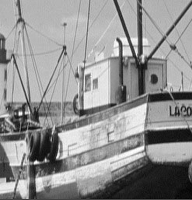
#> input picture data/fishing_boat.bmp, 192 x 200 px
$ jupyter execute lasso.ipynb
#> lines starting #> are read from the running program, lines starting #| are printed output that depends on the picture
[cell 1]
import matplotlib.pyplot as plt
import numpy as np
from PIL import Image
from sklearn.linear_model import Lasso
from sklearn.metrics import mean_squared_error

[cell 2]
# Functions to compute alpha and beta
def get_alpha(u, P):
    if u == 1:
        return np.sqrt(1/P)
    else:
        return np.sqrt(2/P)

def get_beta(v, Q):
    if v == 1:
        return np.sqrt(1/Q)
    else:
        return np.sqrt(2/Q)

[cell 3]
# Function to get the basis chip
def get_basis_chip(u, v, P=8, Q=8):

    # Compute alpha and beta
    a_u = get_alpha(u, P)
    b_v = get_beta(v, Q)

    # Create empty basis chip
    basis_chip = np.zeros((P, Q))

    # Calculate the basis chip
    for x in range(1, P+1):
        for y in range(1, Q+1):
            basis_chip[y-1, x-1] = a_u * b_v * np.cos(np.pi * (2 * x - 1) * (u - 1) / (2 * P)) * np.cos(np.pi * (2 * y - 1) * (v - 1) / (2 * Q))

    # Return the basis chip with the right orientation
    return basis_chip

[cell 4]
# Function to calculate convert basis chip into basis vector
def get_basis_vector_matrix(K=8):
    num_basis_vectors = K**2

    # Initialize the 64x64 basis vector matrix
    basis_vector_matrix = np.zeros((num_basis_vectors, num_basis_vectors))

    # Get all basis chips and rasterize them into column vectors
    index = 0
    for u in range(1, K + 1):
        for v in range(1, K + 1):
            # Get the basis chip
            basis_chip = get_basis_chip(u, v, P=K, Q=K)

            # Rasterize the basis chip into a column vector
            basis_vector_matrix[:, index] = basis_chip.flatten(order='F')
            index += 1

    return basis_vector_matrix

[cell 5]
# Generate the 8x8 corrupted image block (chip)
def generate_corrupted(S=30, block_size=8, block=None):
    # Generate the mask
    total_pixels = block_size * block_size
    indices = np.random.choice(total_pixels, S, replace=False)

    # Normalize the grayscale block to the range 0–255
    block_normalized = (block - block.min()) / (block.max() - block.min()) * 255
    block_normalized = block_normalized.astype(np.uint8)

    # Generate a mask and set missing pixel intensities to NaN
    mask = np.zeros((block_size, block_size), dtype=bool)
    for index in indices:
        row, col = divmod(index, block_size)
        mask[row, col] = True

    # Sets corrupted pixels to NaN
    nan_block = block.astype(float)
    nan_block[~mask] = np.nan

    return nan_block, mask

[cell 6]
def display_top_10_basis_chips(kappa_est):
    # Get indices of the 10 largest magnitude weights
    top_10_indices = np.argsort(np.abs(kappa_est))[-10:]
    top_10_weights = kappa_est[top_10_indices]

    # Determine u and v values
    u_values = top_10_indices // 8 + 1
    v_values = top_10_indices % 8 + 1

    # Plot the 10 basis chips
    fig, axes = plt.subplots(2, 5, figsize=(15, 5))
    fig.suptitle("Top 10 Basis Chips with Highest Weights")

    for i, ax in enumerate(axes.flatten()):
        u, v, weight = u_values[i], v_values[i], top_10_weights[i]

        basis_chip = get_basis_chip(u, v, P=8, Q=8)

        ax.imshow(basis_chip, cmap="gray")
        ax.set_title(f"(u, v) = ({u}, {v}), w={weight:.3f}")
        ax.axis("off")

    plt.show()

[cell 7]
def apply_lasso_reconstruction(B, block, mask, alpha):
    # Flatten block and mask
    C = block.flatten(order='F')
    sampling_mask = mask.flatten(order='F')

    # Create A and D matrices
    D = C[sampling_mask]
    A = B[sampling_mask, :]

    # Apply LASSO regression
    lasso = Lasso(alpha=alpha, fit_intercept=False)
    lasso.fit(A, D)
    kappa_est = lasso.coef_
    intercept = lasso.intercept_

    # Reconstruct image chip
    C_hat = B @ kappa_est + intercept
    C_hat = C_hat.reshape(8, 8, order='F')

    return C_hat, kappa_est

[cell 8]
# Load image
image_path = '../data/fishing_boat.bmp'
image = Image.open(image_path).convert('L')
#> image is the input picture: PIL image 192x200 L; min 2, max 255, mean 145.5

# Convert the image to a numpy array
image_array = np.array(image)

[cell 9]
# Display the 8x8 block with the top-left pixel at (x, y) = (x*, y*)
x_star = 8 * (4-1) + 1
y_star = 8 * (2-1) + 1

# Get the 8x8 block
block_size = 8
x_start = x_star - 1
y_start = y_star - 1

# Get the block end coordinates
x_end = min(x_start + block_size, image_array.shape[0])
#> x_end = 32
y_end = min(y_start + block_size, image_array.shape[1])
#> y_end = 16

# Gets the 8x8 block
block = image_array[x_start:x_end, y_start:y_end]

plt.imshow(block, cmap='gray', extent=(y_star, y_star + block_size, x_star + block_size, x_star))
plt.title(f"8x8 Block with Top-Left Corner at ({x_star}, {y_star})")
plt.xlabel("y")
plt.ylabel("x")
plt.colorbar(label="Pixel Intensity")
plt.show()
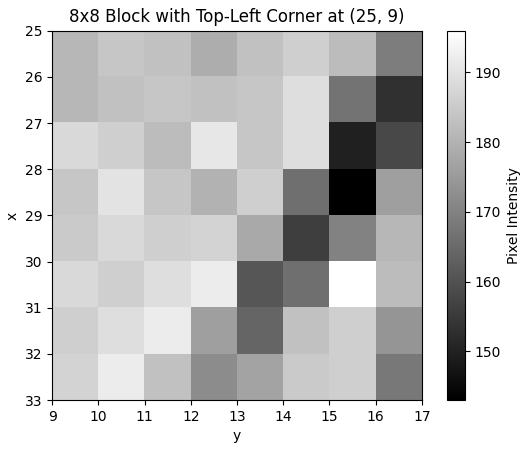
#> figure drawn by matplotlib, 2 panels

[cell 10]
# Generate the 8x8 corrupted image block (chip)
S = 30
corrupted_block, mask = generate_corrupted(S, block_size=8, block=block)

[cell 11]
# Compute the basis vector matrix (B)
B = get_basis_vector_matrix(K=8)

# Apply LASSO reconstruction
alpha = 0.01
reconstructed_block, kappa_est = apply_lasso_reconstruction(B, block, mask, alpha=alpha)
#> in apply_lasso_reconstruction, `C = block.flatten(order='F')`: C = 64 values, max 196 at index 53, min 143 at index 51, mean 179.7
#> in apply_lasso_reconstruction, `D = C[sampling_mask]`: D = 30 values, max 196 at index 23, min 143 at index 22, mean 178.7
#> in apply_lasso_reconstruction, `A = B[sampling_mask, :]`:
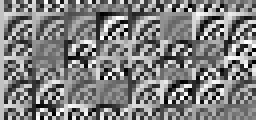
#> A: shape (30, 64) float64 (shown 4 times larger); min -0.24, max 0.24, mean 0.00123; drawn with min black and max white
#> in apply_lasso_reconstruction, `C_hat = B @ kappa_est + intercept`: C_hat = 64 values, max 194.9 at index 53, min 143.9 at index 51, mean 178
#> kappa_est = 64 values, max 1423.7 at index 0, min -21.3 at index 10, mean 22.7
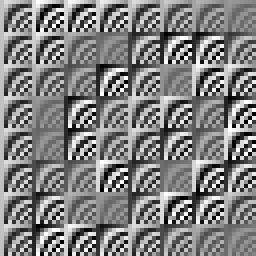
#> B: shape (64, 64) float64 (shown 4 times larger); min -0.24, max 0.24, mean 0.00195; drawn with min black and max white

[cell 12]
display_top_10_basis_chips(kappa_est)
#> in display_top_10_basis_chips, `top_10_indices = np.argsort(np.abs(kappa_est))[-10:]`: top_10_indices = [42, 51, 33, 3, 41, 34, 10, 43, 8, 0]
#> in display_top_10_basis_chips, `top_10_weights = kappa_est[top_10_indices]`: top_10_weights = [16.02, -17.35, 19.11, 19.56, -20.41, -20.68, -21.3, 25.44, 36.05, 1423.7]
#> in display_top_10_basis_chips, `u_values = top_10_indices // 8 + 1`: u_values = [6, 7, 5, 1, 6, 5, 2, 6, 2, 1]
#> in display_top_10_basis_chips, `v_values = top_10_indices % 8 + 1`: v_values = [3, 4, 2, 4, 2, 3, 3, 4, 1, 1]
#> the loop in display_top_10_basis_chips, `for i, ax in enumerate(axes.flatten()):` made 10 passes
#> (u, v, weight, a_u in get_basis_chip, b_v in get_basis_chip) on passes 1 to 10: (6, 3, 16.02, 0.5, 0.5), (7, 4, -17.35, 0.5, 0.5), (5, 2, 19.11, 0.5, 0.5), (1, 4, 19.56, 0.354, 0.5), (6, 2, -20.41, 0.5, 0.5), (5, 3, -20.68, 0.5, 0.5), (2, 3, -21.3, 0.5, 0.5), (6, 4, 25.44, 0.5, 0.5), (2, 1, 36.05, 0.5, 0.354), (1, 1, 1423.7, 0.354, 0.354)
#> in display_top_10_basis_chips, `plt.show()`:
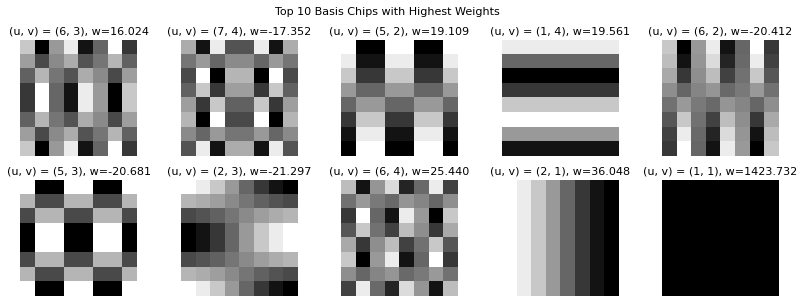
#> figure drawn by matplotlib, 10 panels

[cell 13]
# Display Original vs Reconstructed
fig, ax = plt.subplots(1, 2, figsize=(8, 4))
ax[0].imshow(block, cmap='gray')
ax[0].set_title("Original Block")
ax[1].imshow(reconstructed_block, cmap='gray')
ax[1].set_title("Reconstructed Block")
plt.show()
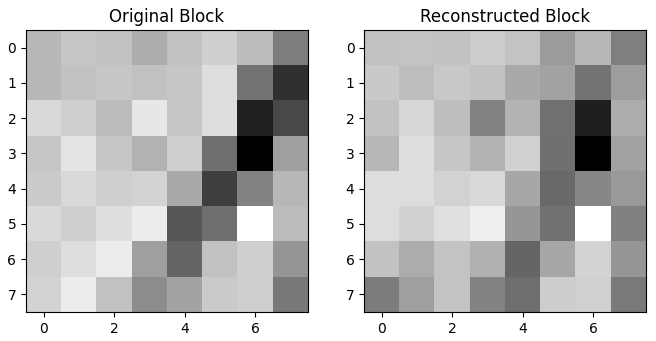
#> figure drawn by matplotlib, 2 panels

[cell 14]
# Compute Mean Squared Error (MSE)
mse = mean_squared_error(block.flatten(order='F'), reconstructed_block.flatten(order='F'))
#> mse = 58.39

# Print the MSE
print(f"Mean Squared Error (MSE) between original and reconstructed image chip: {mse:.4f}")
#| Mean Squared Error (MSE) between original and reconstructed image chip: 58.3907

$ run again, with data/nature.bmp copied over data/fishing_boat.bmp
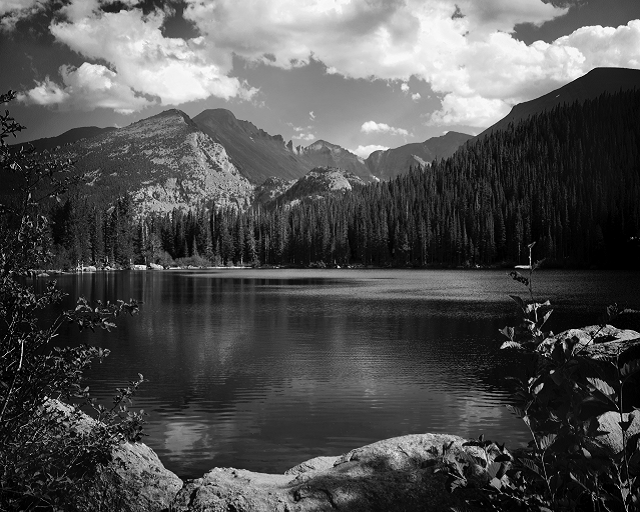
#> input picture data/nature.bmp, 640 x 512 px
#> image is the input picture: PIL image 640x512 L; min 0, max 255, mean 80
#> `plt.show()`:
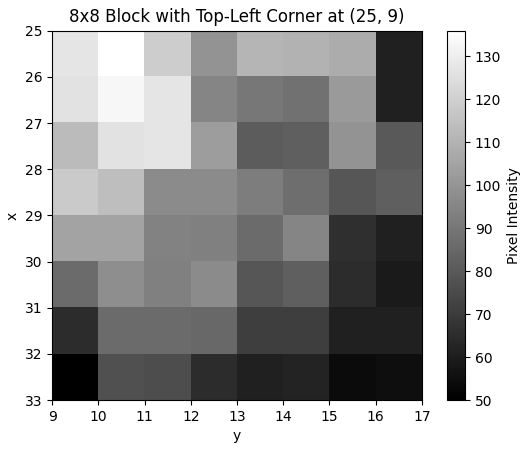
#> figure drawn by matplotlib, 2 panels
#> C = 64 values, max 136 at index 8, min 50 at index 7, mean 89.41
#> D = 30 values, max 127 at index 4, min 54 at index 25, mean 87.63
#> C_hat = 64 values, max 126.6 at index 17, min 54.05 at index 55, mean 88.18
#> kappa_est = 64 values, max 705.5 at index 0, min -26.12 at index 32, mean 13.07
#> top_10_indices = [39, 28, 16, 58, 2, 32, 57, 1, 8, 0]
#> top_10_weights = [-18.4, 18.67, -19.25, 21.52, -24.4, -26.12, 31.55, 77.58, 78.45, 705.5]
#> u_values = [5, 4, 3, 8, 1, 5, 8, 1, 2, 1]
#> v_values = [8, 5, 1, 3, 3, 1, 2, 2, 1, 1]
#> the loop in display_top_10_basis_chips, `for i, ax in enumerate(axes.flatten()):` made 10 passes
#> (u, v, weight, a_u in get_basis_chip, b_v in get_basis_chip) on passes 1 to 8: (5, 8, -18.4, 0.5, 0.5), (4, 5, 18.67, 0.5, 0.5), (3, 1, -19.25, 0.5, 0.354), (8, 3, 21.52, 0.5, 0.5), (1, 3, -24.4, 0.354, 0.5), (5, 1, -26.12, 0.5, 0.354), (8, 2, 31.55, 0.5, 0.5), (1, 2, 77.58, 0.354, 0.5)
#> `plt.show()`:
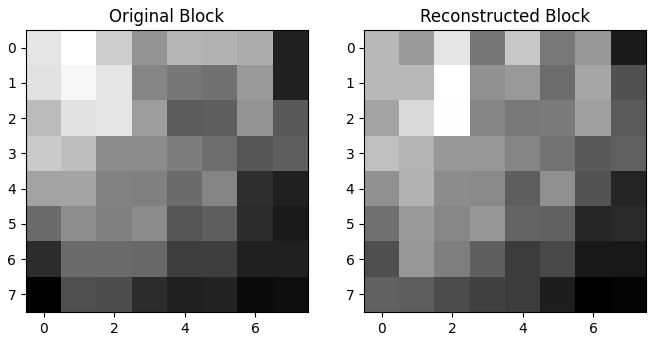
#> figure drawn by matplotlib, 2 panels
#> mse = 102.1
#| Mean Squared Error (MSE) between original and reconstructed image chip: 102.1459
